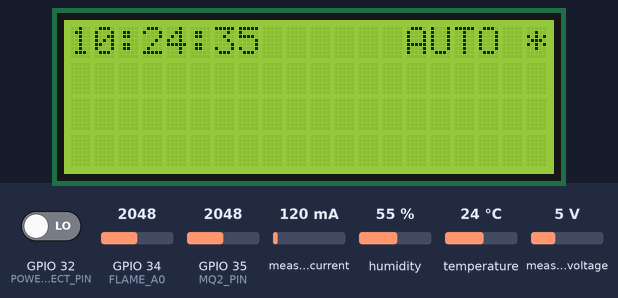
A sketch run on a simulated ESP32. Parts: 20×4 character LCD. The inputs (shaded band) are chosen by the test bench; at power-on: GPIO 35 (MQ2_PIN) = 2048, measured current 120 mA, humidity 55 %, temperature 24 °C, measured voltage 5 V, GPIO 32 (POWER_DETECT_PIN) LOW, GPIO 34 (FLAME_A0) = 2048. WiFi joins after 1.5 s; servers stay silent unless stated; the local clock reads 2024-03-15 10:24:30 at power-on unless the sketch sets it; what the sketch prints to the serial monitor is not drawn.

Above: at 6.6 s.
6.7 s: GPIO 35 (MQ2_PIN) set to 829
9.6 s: GPIO 35 (MQ2_PIN) set to 747
At 13.7 s:
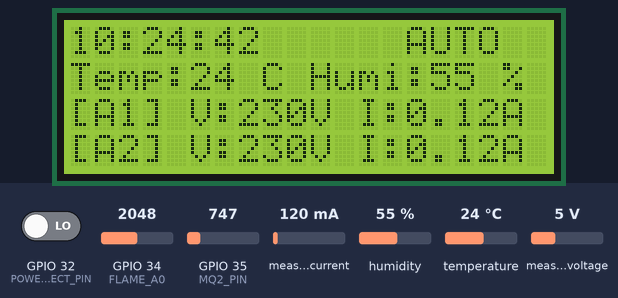
14.1 s: measured current set to 40 mA
At 14.8 s:
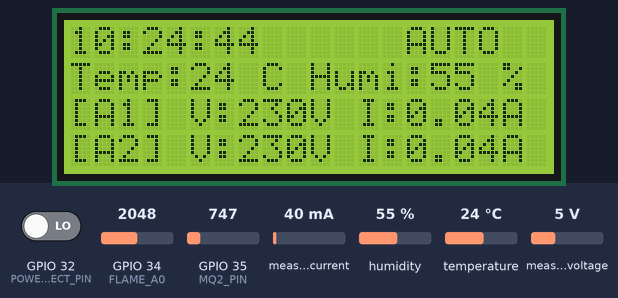
15.6 s: humidity set to 22 %
At 18.7 s:
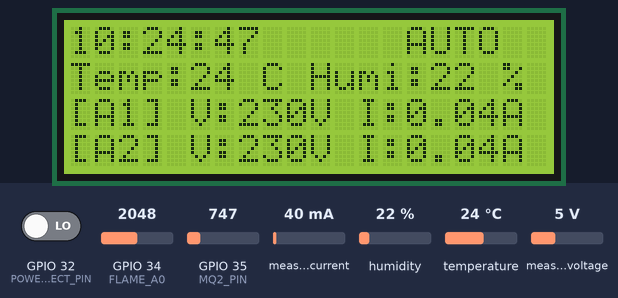
19.4 s: temperature set to 12 °C
At 21.5 s:
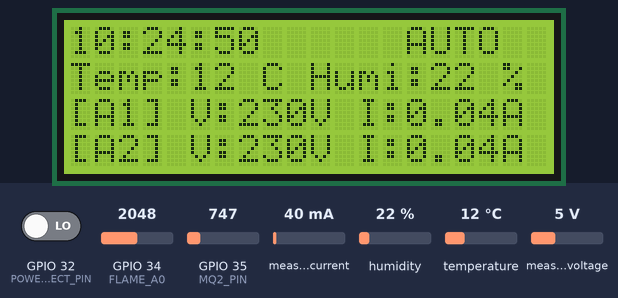
22.2 s: measured voltage set to 0.3 V
At 24.4 s:
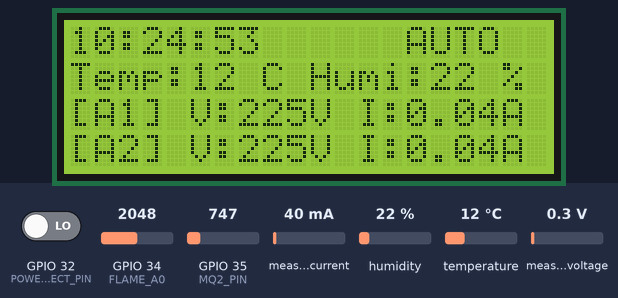
Timing chart, 0 to 25.0 s (numbered marks = the images above; inputs shaded):
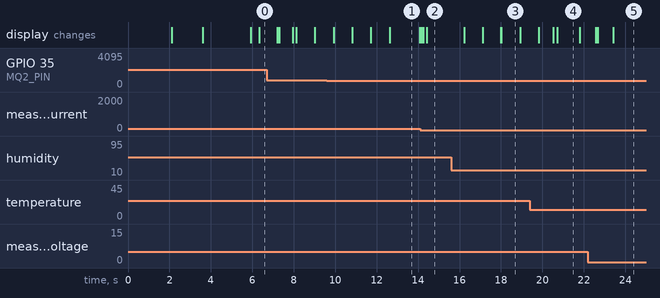

The sketch:

TestESP32_DHT22toLCD_FlandMQ_Relay_BOT.ino
```cpp
//แสดงวันที่ / เวลา LCD / BLYNK
//04-10-68 วัดพลังงานไฟฟ้า / LCD
//28-11-68 มีการเปลี่ยนการทำงานของตัววัดอุณหภูมิ
//เพิ่ม Telegram Alert (แบบเสถียร ไม่รบกวนระบบเดิม)

#include <WiFi.h>
#include <BlynkSimpleEsp32.h>
#include <TimeLib.h>
#include <WidgetRTC.h>
#include <LiquidCrystal_I2C.h>
#include <Wire.h>
#include <DHT.h>
#include <PZEM004Tv30.h>
#include <WiFiClientSecure.h>
#include <UniversalTelegramBot.h>

char ssid[] = "LEA";
char pass[] = "11111111";
char auth[] = "3J1ZyG1Lh912BrfV2GTXhnYCGrt0oe_a";

#define BOT_TOKEN "8212167335:AAFWiJjKnin9FSqSVmbx5pbooh3pBwZyJOI"
#define CHAT_ID "-5096576497"

WiFiClientSecure tgClient;
UniversalTelegramBot bot(BOT_TOKEN, tgClient);

BlynkTimer timerElectricPower;
BlynkTimer TimerReadSensor;
BlynkTimer TimerClockDisplay;
BlynkTimer TimerReadAMP;
BlynkTimer TimerReadMQ2;
BlynkTimer TimerTelegram;
WidgetRTC rtc;

LiquidCrystal_I2C lcd(0x27, 20, 4);

#define DHTPIN 4
#define DHTTYPE DHT22
DHT dht(DHTPIN, DHTTYPE);
#define FLAME_A0 34
#define MQ2_PIN 35
#define POWER_DETECT_PIN 32

HardwareSerial PZSerial(1);
PZEM004Tv30 pzem1(&PZSerial, 0x01);
PZEM004Tv30 pzem2(&PZSerial, 0x02);

bool powerLost = false;
bool tgTempAlert = false;
bool tgTempSent = false;
bool tgHumiAlert = false;
bool tgHumiSent = false;
bool tgSmokeAlert = false;
bool tgSmokeSent = false;
bool tgFlameAlert = false;
bool tgFlameSent = false;
bool tgAC1OnSent = false;
bool tgAC1OffSent = false;
bool tgAC2OnSent = false;
bool tgAC2OffSent = false;
bool tgPowerOffSent = false;
bool tgPowerOnSent = false;
float lastTemp = 0;
float lastHumi = 0;

void ReadAMP() {

  float v1 = pzem1.voltage();
  float c1 = pzem1.current();
  float p1 = pzem1.power();
  float e1 = pzem1.energy();

  if (!isnan(v1)) {
    lcd.setCursor(0, 2);
    lcd.printf("[A1] V:%dV I:%.2fA", (int)v1, c1);

    Blynk.virtualWrite(V20, v1);
    Blynk.virtualWrite(V21, c1);
    Blynk.virtualWrite(V22, p1);
    Blynk.virtualWrite(V23, e1);

    if (!isnan(p1) && p1 > 300) {
      Blynk.virtualWrite(V11, 255); // LED ON
    } else {
      Blynk.virtualWrite(V11, 0);   // LED OFF
    }
  }

  float v2 = pzem2.voltage();
  float c2 = pzem2.current();
  float p2 = pzem2.power();
  float e2 = pzem2.energy();

  if (!isnan(v2)) {
    lcd.setCursor(0, 3);
    lcd.printf("[A2] V:%dV I:%.2fA", (int)v2, c2);

    Blynk.virtualWrite(V24, v2);
    Blynk.virtualWrite(V25, c2);
    Blynk.virtualWrite(V26, p2);
    Blynk.virtualWrite(V27, e2);

    if (!isnan(p2) && p2 > 300) {
      Blynk.virtualWrite(V12, 255);  // LED ON
    } else {
      Blynk.virtualWrite(V12, 0);  // LED OFF
    }
  }
}

void TimerCheckElectricPower() {

  int powerState = digitalRead(POWER_DETECT_PIN);

  if (powerState == HIGH) {  //ไฟมา
    Blynk.virtualWrite(V9, 255);
    if (powerLost) {
      Serial.println("✅ ไฟบ้านกลับมาแล้ว (220V มา)");

      if (!tgPowerOnSent) {
        bot.sendMessage(
          CHAT_ID,
          "✅ ไฟบ้านกลับมาแล้ว\n⚡ ระบบกลับมาทำงานปกติ",
          "");
        tgPowerOnSent = true;
        tgPowerOffSent = false;
      }

      powerLost = false;
    }
  } else {  //ไฟดับ
    Blynk.virtualWrite(V9, 0);
    if (!powerLost) {
      Serial.println("⚠️ ไฟบ้านดับ!");

      if (!tgPowerOffSent) {
        bot.sendMessage(
          CHAT_ID,
          "⚠️ แจ้งเตือนไฟฟ้าดับ!\n🔌 ตรวจไม่พบไฟ 220V",
          "");
        tgPowerOffSent = true;
        tgPowerOnSent = false;
      }

      powerLost = true;
    }
  }
}

void ReadMQ2() {

  int smokeVal = analogRead(MQ2_PIN);

  Serial.print("[MQ2] Smoke: ");
  Serial.print(smokeVal);

  if (smokeVal > 800) {
    lcd.setCursor(19, 0);
    lcd.print("*");
    Blynk.virtualWrite(V7, 0);
    tgSmokeAlert = true;
  } else {
    lcd.setCursor(19, 0);
    lcd.print(" ");
    Blynk.virtualWrite(V7, 255);
    tgSmokeAlert = false;
    tgSmokeSent = false;
  }

  int flameValue = analogRead(FLAME_A0);

  Serial.print(" | Flame: ");
  Serial.println(flameValue);

  if (flameValue < 1500) {
    Blynk.virtualWrite(V8, 0);

    if (!tgFlameSent) {
      bot.sendMessage(CHAT_ID, "🔥 ตรวจพบเปลวไฟ!", "");
      tgFlameSent = true;
    }

  } else {
    Blynk.virtualWrite(V8, 255);
    tgFlameSent = false;
  }
}

void ReadSensor() {
  float h = dht.readHumidity();
  float t = dht.readTemperature();
  if (isnan(h) || isnan(t)) return;

  lastTemp = t;
  lastHumi = h;

  lcd.setCursor(0, 1);
  lcd.printf("Temp:%d C Humi:%d %% ", (int)t, (int)h);

  Blynk.virtualWrite(V6, t);
  Blynk.virtualWrite(V5, h);

  if (t > 32) {
    tgTempAlert = true;
  } else if (t < 20) {
    tgTempAlert = false;
    tgTempSent = false;
  } else {
    tgTempAlert = false;
  }

  if (h < 40 || h > 55) {
    tgHumiAlert = true;
  } else {
    tgHumiAlert = false;
    tgHumiSent = false;
  }
}

void ClockDisplay() {

  char Time[10], date[11];
  sprintf(date, "%02d/%02d/%04d", day(), month(), year() + 543);
  sprintf(Time, "%02d:%02d:%02d", hour(), minute(), second());

  lcd.setCursor(0, 0);
  lcd.printf("%s      AUTO", Time);

  Blynk.virtualWrite(V49, Time);
  Blynk.virtualWrite(V50, date);
}

void SendTelegramTask() {

  if (tgHumiAlert && !tgHumiSent) {
    String msg = "💧 แจ้งเตือนอุณหภูมิความชื้นผิดปกติ\n";
    msg += "🌡 อุณหภูมิ: " + String(lastTemp, 1) + " °C\n";
    msg += "💧 ความชื้น: " + String(lastHumi, 1) + " %";
    bot.sendMessage(CHAT_ID, msg, "");
    tgHumiSent = true;
  }

  if (tgSmokeAlert && !tgSmokeSent) {
    bot.sendMessage(CHAT_ID, "💨 ตรวจพบควันผิดปกติ", "");
    tgSmokeSent = true;
  }

  if (tgFlameAlert && !tgFlameSent) {
    bot.sendMessage(CHAT_ID, "🔥 ตรวจพบเปลวไฟ!", "");
    tgFlameSent = true;
  }

  float ac1Power = pzem1.power();

  if (!isnan(ac1Power) && ac1Power > 300) {
    if (!tgAC1OnSent) {
      String msg = "❄️ เครื่องปรับอากาศ A1 กำลังทำงาน\n";
      msg += "⚡ ใช้พลังงาน: " + String(ac1Power, 1) + " W";
      bot.sendMessage(CHAT_ID, msg, "");
      tgAC1OnSent = true;
      tgAC1OffSent = false;
    }
  } else {
    if (!tgAC1OffSent) {
      bot.sendMessage(
        CHAT_ID,
        "⚠️ เครื่องปรับอากาศ A1 หยุดทำงาน หรือไม่มีการใช้พลังงาน",
        "");
      tgAC1OffSent = true;
      tgAC1OnSent = false;
    }
  }

  float ac2Power = pzem2.power();

  if (!isnan(ac2Power) && ac2Power > 300) {
    if (!tgAC2OnSent) {
      String msg = "❄️ เครื่องปรับอากาศ A2 กำลังทำงาน\n";
      msg += "⚡ ใช้พลังงาน: " + String(ac2Power, 1) + " W";
      bot.sendMessage(CHAT_ID, msg, "");
      tgAC2OnSent = true;
      tgAC2OffSent = false;
    }
  } else {
    if (!tgAC2OffSent) {
      bot.sendMessage(
        CHAT_ID,
        "⚠️ เครื่องปรับอากาศ A2 หยุดทำงาน หรือไม่มีการใช้พลังงาน",
        "");
      tgAC2OffSent = true;
      tgAC2OnSent = false;
    }
  }
}

BLYNK_CONNECTED() {
  rtc.begin();
}

void setup() {

  Serial.begin(115200);

  pinMode(POWER_DETECT_PIN, INPUT);
  pinMode(FLAME_A0, INPUT);
  dht.begin();

  Wire.begin(21, 22);
  lcd.begin();
  lcd.backlight();

  lcd.clear();
  lcd.setCursor(1, 1);
  lcd.print("WELCOME TO SYSTEM");
  delay(2000);

  lcd.clear();
  lcd.setCursor(2, 1);
  lcd.print("INITIALIZING...");
  delay(1500);
  lcd.clear();

  PZSerial.begin(9600, SERIAL_8N1, 16, 17);

  Blynk.begin(auth, ssid, pass, "blynk.en-26.com", 9600);
  setSyncInterval(10 * 60);

  tgClient.setInsecure();
  TimerReadSensor.setInterval(2513L, ReadSensor);
  TimerReadAMP.setInterval(1709L, ReadAMP);
  TimerClockDisplay.setInterval(900L, ClockDisplay);
  TimerReadMQ2.setInterval(503L, ReadMQ2);
  TimerTelegram.setInterval(8011L, SendTelegramTask);
  timerElectricPower.setInterval(997L, TimerCheckElectricPower);
}

void loop() {
  Blynk.run();
  TimerReadSensor.run();
  TimerClockDisplay.run();
  TimerReadAMP.run();
  TimerReadMQ2.run();
  TimerTelegram.run();
  timerElectricPower.run();
}
```

Measured:
- the behaviour switches between 801 and 800 on GPIO 35 (MQ2_PIN) (found by bisection; images 0 and 1)
- after the input at 9.6 s, the display: first differs from a run without the input after 0.33 s (image 1 shows a later state)
- after the input at 14.1 s, the display: first changes after 0.06 s (image 2 shows a later state)
- what the display in image 4 shows lasts 1.1 s, from 20.7 s to 21.8 s
